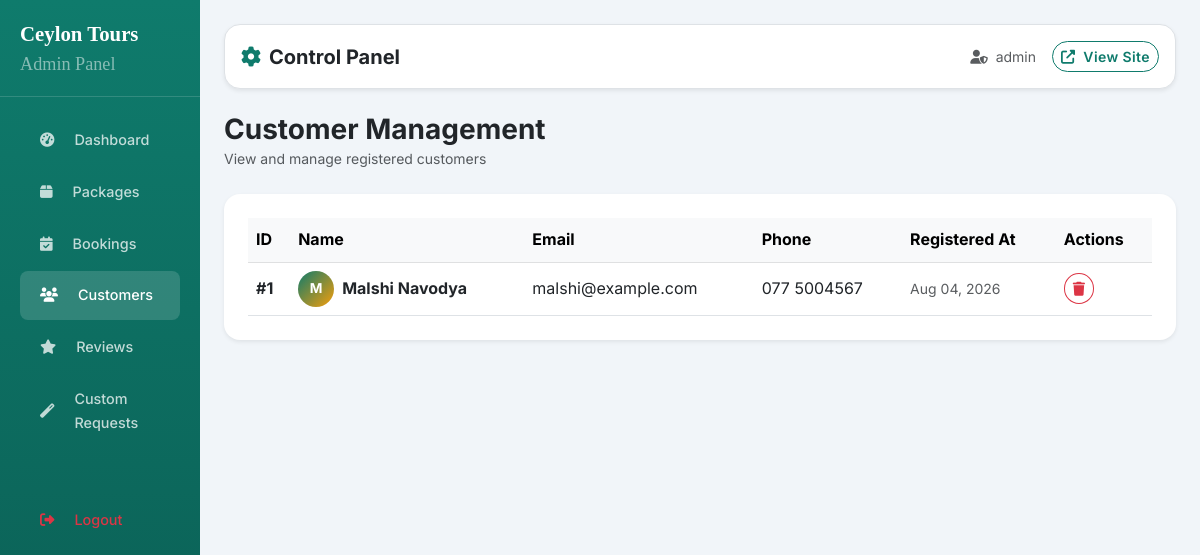
Screenshot of /index.php?route=admin_customers (signed in) with the database file from the repository.
### tables this page shows
CREATE TABLE `customers` (
  `id` int(11) NOT NULL AUTO_INCREMENT,
  `name` varchar(100) NOT NULL,
  `email` varchar(100) NOT NULL,
  `phone` varchar(20) NOT NULL,
  `password` varchar(255) NOT NULL,
  `created_at` timestamp NOT NULL DEFAULT current_timestamp(),
  PRIMARY KEY (`id`),
  UNIQUE KEY `email` (`email`)
);

### controllers/AdminController.php (called while the page is built, shortened)
<?php
require_once 'config/Database.php';
require_once 'models/Customer.php';
class AdminController {
    private $customer;
    public function __construct() {
        $database = new Database();
        $this->db       = $database->getConnection();
        $this->customer = new Customer($this->db);
    }
    public function manageCustomers() {
        $stmt = $this->customer->readAll();
        $customers = $stmt->fetchAll(PDO::FETCH_ASSOC);
        require_once 'views/admin/manage_customers.php';
    }
}
?>

### config/Database.php (called while the page is built, shortened)
<?php
class Database {
    private $host = "localhost";
    private $db_name = "tour_booking";
    private $username = "root";
    private $password = "";
    public function getConnection() {
        $this->conn = null;
        try {
            $this->conn = new PDO("mysql:host=" . $this->host . ";dbname=" . $this->db_name, $this->username, $this->password);
            $this->conn->setAttribute(PDO::ATTR_ERRMODE, PDO::ERRMODE_EXCEPTION);
            $this->conn->setAttribute(PDO::ATTR_DEFAULT_FETCH_MODE, PDO::FETCH_ASSOC);
        } catch(PDOException $exception) {
            echo "Database Connection Error: " . $exception->getMessage();
        }
        return $this->conn;
    }
}
?>

### models/Customer.php (called while the page is built, shortened)
<?php
class Customer {
    private $conn;
    private $table_name = "customers";
    public function __construct($db) {
        $this->conn = $db;
    }
    public function readAll() {
        $query = "SELECT * FROM " . $this->table_name . " ORDER BY created_at DESC";
        $stmt  = $this->conn->prepare($query);
        $stmt->execute();
        return $stmt;
    }
}
?>

### views/admin/manage_customers.php (the view)
<?php require_once 'includes/admin_header.php'; ?>
<div class="d-flex justify-content-between align-items-center mb-4">
    <div>
        <h3 class="fw-bold m-0 text-dark">Customer Management</h3>
        <p class="text-muted small mb-0">View and manage registered customers</p>
    </div>
</div>
<div class="card border-0 shadow-sm rounded-4 bg-white p-4">
    <div class="table-responsive">
        <table class="table table-hover align-middle mb-0">
            <thead class="table-light">
                <tr>
                    <th>ID</th>
                    <th>Name</th>
                    <th>Email</th>
                    <th>Phone</th>
                    <th>Registered At</th>
                    <th>Actions</th>
                </tr>
            </thead>
            <tbody>
                <?php if (!empty($customers)): ?>
                    <?php foreach ($customers as $cust): ?>
                        <tr>
                            <td><strong>#<?php echo $cust['id']; ?></strong></td>
                            <td>
                                <div class="d-flex align-items-center gap-2">
                                    <div class="rounded-circle d-flex align-items-center justify-content-center text-white fw-bold" style="width:36px;height:36px;background:linear-gradient(135deg,#0f7b6c,#f59e0b);font-size:.85rem;flex-shrink:0;">
                                        <?php echo strtoupper(substr($cust['name'], 0, 1)); ?>
                                    </div>
                                    <strong><?php echo htmlspecialchars($cust['name']); ?></strong>
                                </div>
                            </td>
                            <td><?php echo htmlspecialchars($cust['email']); ?></td>
                            <td><?php echo htmlspecialchars($cust['phone']); ?></td>
                            <td><small class="text-muted"><?php echo date('M d, Y', strtotime($cust['created_at'])); ?></small></td>
                            <td>
                                <a href="index.php?route=admin_delete_customer&id=<?php echo $cust['id']; ?>"
                                   class="btn btn-sm btn-outline-danger rounded-circle"
                                   onclick="return confirm('Delete customer <?php echo addslashes($cust['name']); ?>? This will also delete all their bookings.')"
                                   title="Delete Customer">
                                    <i class="fas fa-trash"></i>
                                </a>
                            </td>
                        </tr>
                    <?php endforeach; ?>
                <?php else: ?>
                    <tr><td colspan="6" class="text-center text-muted py-4">No customers registered yet.</td></tr>
                <?php endif; ?>
            </tbody>
        </table>
    </div>
</div>
<?php require_once 'includes/admin_footer.php'; ?>

### assets/css/style.css (style rules this page uses)
:root { --primary: #0f7b6c; --primary-dark: #0a5c52; --primary-light: #e8f5f3; --accent: #f59e0b; --accent-dark: #d97706; --secondary: #6b7280; --dark: #111827; --light: #f9fafb; --white: #ffffff; --danger: #ef4444; --success: #10b981; --info: #3b82f6; --shadow-sm: 0 1px 3px rgba(0, 0, 0, .08), 0 1px 2px rgba(0, 0, 0, .04); --shadow-md: 0 4px 12px rgba(0, 0, 0, .10), 0 2px 4px rgba(0, 0, 0, .05); --shadow-lg: 0 20px 48px rgba(0, 0, 0, .14), 0 8px 16px rgba(0, 0, 0, .06); --shadow-xl: 0 32px 64px rgba(0, 0, 0, .18); --radius-sm: .5rem; --radius-md: 1rem; --radius-lg: 1.5rem; --radius-xl: 2rem; --transition: .3s cubic-bezier(.4, 0, .2, 1); --transition-fast: .15s cubic-bezier(.4, 0, .2, 1); }
*, *::before, *::after { box-sizing: border-box; }
html { scroll-behavior: smooth; }
body { font-family: 'Outfit', sans-serif; color: #374151; background: #f8fafc; line-height: 1.7; }
a { color: var(--primary); }
.btn { font-weight: 600; letter-spacing: .4px; transition: var(--transition); border-radius: var(--radius-sm); }
.admin-body { background: #f1f5f9; font-family: 'Inter', sans-serif; }
.rounded-4 { border-radius: var(--radius-md) !important; }

### rows the page displays
customers: id "1", name "M", name "Malshi Navodya", email "malshi@example.com", phone "077 5004567", created_at "Aug 04, 2026"

### other values shown
$_SESSION['admin_username'] "admin"
